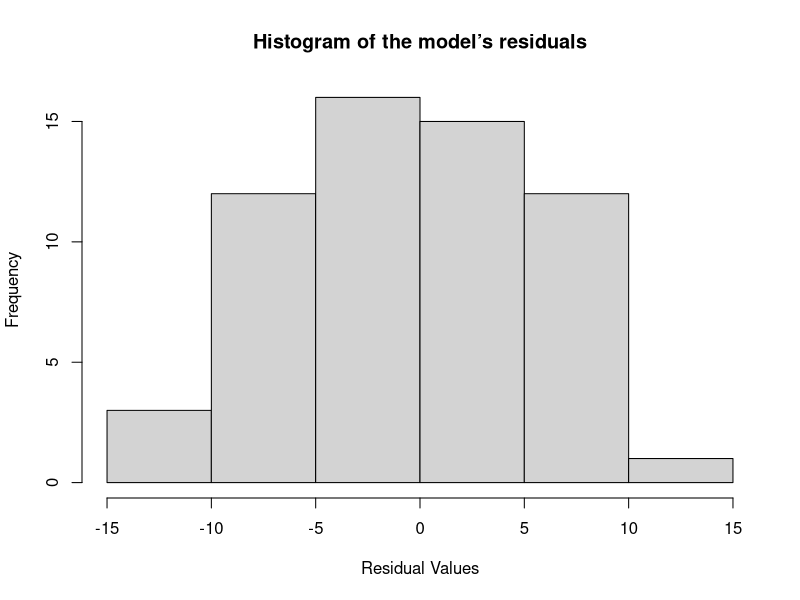
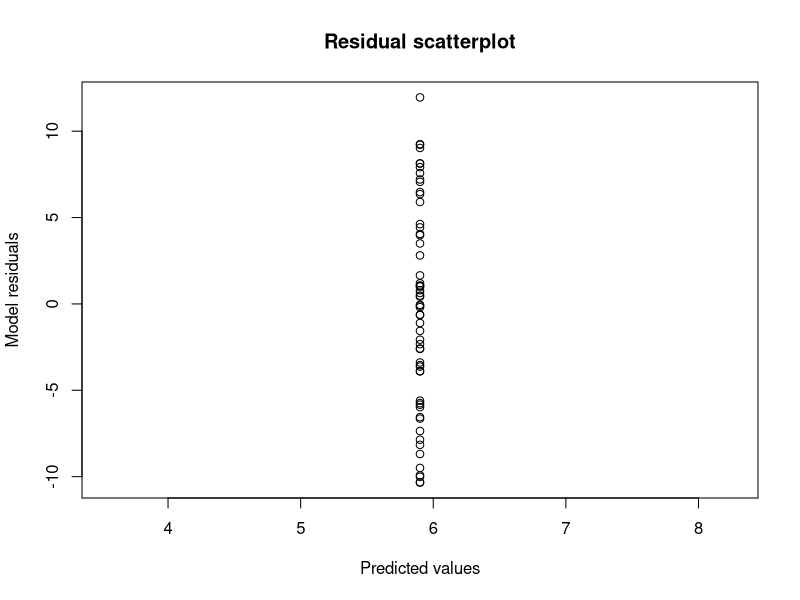
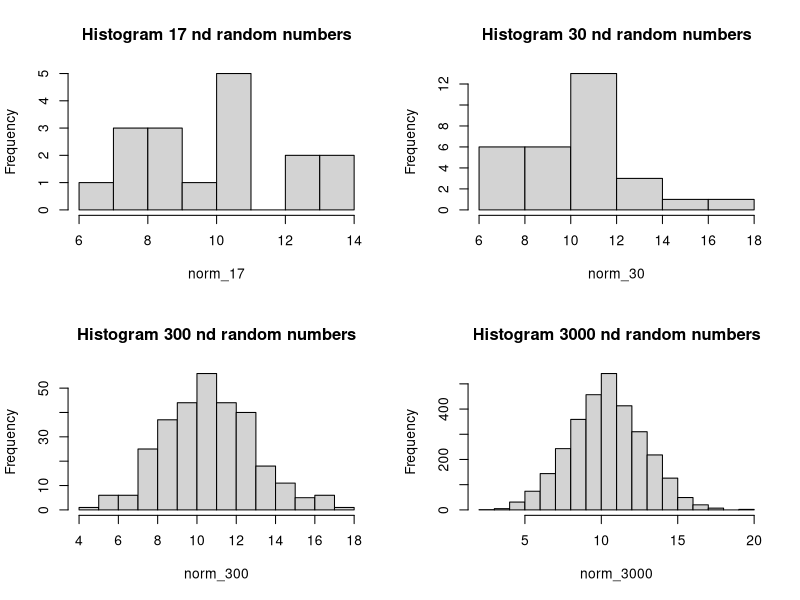
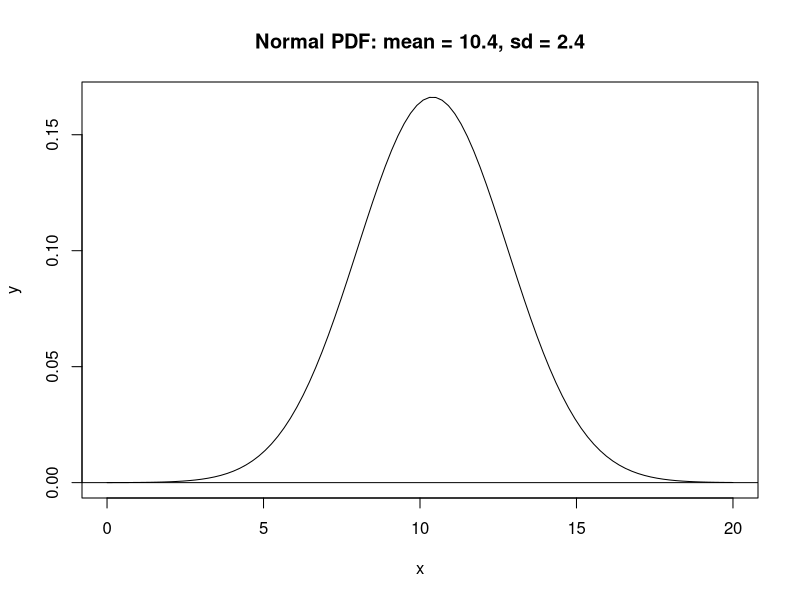
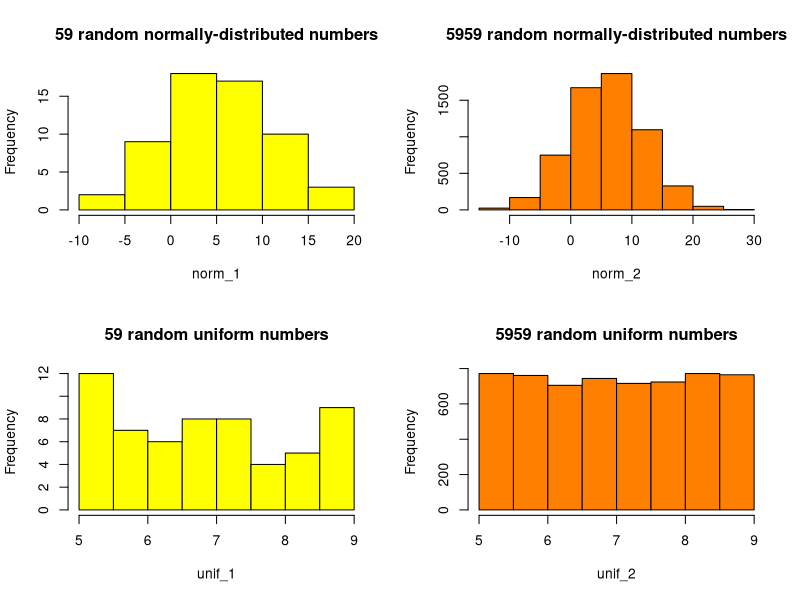
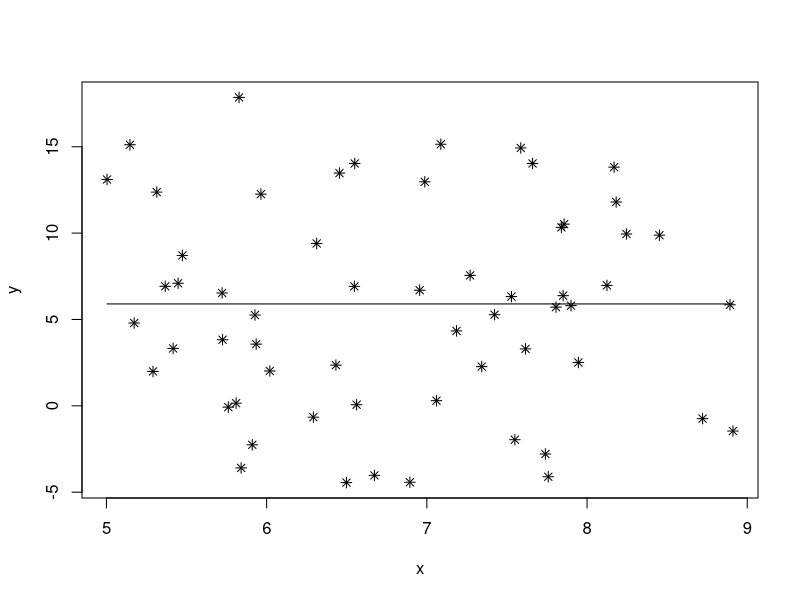

Here is the R script that generated these plots, in order:
#Q1
r_mean = 10.4
r_sd = 2.4

norm_17 = rnorm(17, mean = r_mean, sd = r_sd)
norm_30 = rnorm(30, mean = r_mean, sd = r_sd)
norm_300 = rnorm(300, mean = r_mean, sd = r_sd)
norm_3000 = rnorm(3000, mean = r_mean, sd = r_sd)
#Q2
require(here)
png(
  filename = here("lab_04_hist_01.png"),
  width = 1500, height = 1600, 
  res = 180, units = "px")

par(mfrow = c(2, 2))

hist(norm_17, main = "Histogram 17 nd random numbers")
hist(norm_30, main = "Histogram 30 nd random numbers")
hist(norm_300, main = "Histogram 300 nd random numbers")
hist(norm_3000, main = "Histogram 3000 nd random numbers")

dev.off()
#Q4
#Histograms of 17 and 30 normally-distributed random numbers are more skewed. Histograms of 300 and 3000 normally-distributed random numbers are less skewed and better resemble the shape of normal distribution. 
#Q5
#The shapes of the histograms are different due to difference in sample size. A larger sample size can better represent the normal distribution.
#Q6
#mean = 0
#standard deviation = 1
#Q7
x = seq(0, 20, length.out = 100)
y = dnorm(x, mean = 10.4, sd = 2.4, log = FALSE)
pdf(
  file = here("norm_1.pdf"),
  width = 7, height = 7
  )
plot(x, y, xlim = c(0, 20), main = "Normal PDF: mean = 10.4, sd = 2.4", type = "l")
abline(h = 0)
dev.off()
#Q9
norm_1 = rnorm(59, mean = 5.9, sd = 5.9)
norm_2 = rnorm(5959, mean = 5.9, sd = 5.9)
unif_1 = runif(n = 59, min = 5, max = 9)
unif_2 = runif(n = 5959, min = 5, max = 9)
png(
  filename = here("lab_04_Q10.png"),
  width = 1500, height = 1600, 
  res = 180, units = "px")
par(mfrow = c(2, 2))
hist(norm_1, main = "59 random normally-distributed numbers", col = rgb(1,1,0))
hist(norm_2, main = "5959 random normally-distributed numbers", col = rgb(1,0.5,0))
hist(unif_1, main = "59 random uniform numbers", col = rgb(1,1,0))
hist(unif_2, main = "5959 random uniform numbers", col = rgb(1,0.5,0))
dev.off()

#Q11
# Calculates the value of y for a linear function, given the coordinates
# of a known point (x1, y1) and the slope of the line.
line_point_slope = function(x, x1, y1, slope)
{
  get_y_intercept = 
    function(x1, y1, slope) 
      return(-(x1 * slope) + y1)
  
  linear = 
    function(x, yint, slope) 
      return(yint + x * slope)
  
  return(linear(x, get_y_intercept(x1, y1, slope), slope))
}
library(here)
n_pts = 59
x_min = 5
x_max = 9
x_random = runif(n = n_pts, min = x_min, max = x_max)
y_random = rnorm(n = n_pts, mean = 5.9, sd = 5.9)
dat_random = data.frame(x = x_random, y = y_random)
png(
  filename = here("lab_04_Q12.png"),
  width = 1500, height = 1600, 
  res = 180, units = "px")
plot(y ~ x, data = dat_random, pch = 8)
guess_x = 7
guess_y = 5.9
guess_slope = 0
curve(line_point_slope(x, guess_x, guess_y, guess_slope), add = T)
dev.off()

line_point_slope(dat_random$x, guess_x, guess_y, guess_slope)

dat_random$y_predicted = line_point_slope(dat_random$x, guess_x, guess_y, guess_slope)
dat_random$resids = dat_random$y - dat_random$y_predicted
head(dat_random)
sum(dat_random$resids)
hist(dat_random$resids, main = "Histogram of the model’s residuals", xlab = "Residual Values")
plot(x = dat_random$y_predicted, y = dat_random$resids, xlab = "Predicted values", ylab = "Model residuals", main = "Residual scatterplot")
